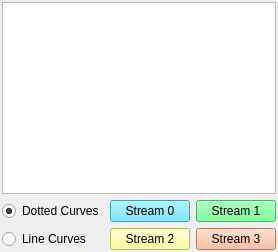
                  <widget class="QWidget" name="tab">
                   <attribute name="title">
                    <string>Single Window</string>
                   </attribute>
                   <layout class="QVBoxLayout" name="verticalLayout_5" stretch="1,0">
                    <property name="leftMargin">
                     <number>2</number>
                    </property>
                    <property name="topMargin">
                     <number>2</number>
                    </property>
                    <property name="rightMargin">
                     <number>2</number>
                    </property>
                    <property name="bottomMargin">
                     <number>2</number>
                    </property>
                    <item>
                     <widget class="PyDMWaveformPlot" name="waveformPlotBay0">
                      <property name="toolTip">
                       <string/>
                      </property>
                      <property name="showXGrid">
                       <bool>true</bool>
                      </property>
                      <property name="showYGrid">
                       <bool>true</bool>
                      </property>
                      <property name="axisColor">
                       <color>
                        <red>206</red>
                        <green>206</green>
                        <blue>206</blue>
                       </color>
                      </property>
                      <property name="showRightAxis">
                       <bool>true</bool>
                      </property>
                      <property name="title" stdset="0">
                       <string/>
                      </property>
                      <property name="curves">
                       <stringlist>
                        <string>{&quot;y_channel&quot;: &quot;ca://${DEVICE}:STR${MUX}:STREAM_SLOWDOUBLE${CH}&quot;, &quot;x_channel&quot;: null, &quot;plot_style&quot;: null, &quot;name&quot;: &quot;&quot;, &quot;color&quot;: &quot;cyan&quot;, &quot;lineStyle&quot;: 1, &quot;lineWidth&quot;: 2, &quot;symbol&quot;: null, &quot;symbolSize&quot;: 10, &quot;yAxisName&quot;: &quot;Axis 1&quot;, &quot;barWidth&quot;: null, &quot;upperThreshold&quot;: null, &quot;lowerThreshold&quot;: null, &quot;thresholdColor&quot;: &quot;white&quot;, &quot;redraw_mode&quot;: 2}</string>
                       </stringlist>
                      </property>
                      <property name="autoRangeY">
                       <bool>false</bool>
                      </property>
                      <property name="minYRange">
                       <double>-32768.000000000000000</double>
                      </property>
                      <property name="maxYRange">
                       <double>32767.000000000000000</double>
                      </property>
                      <property name="yLabels" stdset="0">
                       <stringlist/>
                      </property>
                     </widget>
                    </item>
                    <item>
                     <layout class="QGridLayout" name="gridLayout_6">
                      <property name="topMargin">
                       <number>0</number>
                      </property>
                      <item row="0" column="1">
                       <widget class="QPushButton" name="b0_channel0_pb">
                        <property name="styleSheet">
                         <string notr="true">QPushButton {
  background-color: rgb(85,225,255);
  border-color: rgb(209,247,255) rgb(0,140,168) rgb(0,140,168) rgb(209,247,255);
  color:black;
}
QPushButton:checked{
  background-color: #55ffff;
  border-color:  rgb(0,140,168) rgb(209,247,255) rgb(209,247,255)  rgb(0,140,168);
  font: bold;
  border-style: inset;
}
QPushButton:hover{
  border-style: outset;
  background-color: rgb(65,205,235)
}</string>
                        </property>
                        <property name="text">
                         <string>Stream 0</string>
                        </property>
                        <property name="checkable">
                         <bool>true</bool>
                        </property>
                       </widget>
                      </item>
                      <item row="1" column="2">
                       <widget class="QPushButton" name="b0_channel3_pb">
                        <property name="styleSheet">
                         <string notr="true">QPushButton {
  background-color: rgb(255,170,127);
  border-color: rgb(255,227,213) rgb(196,65,0) rgb(196,65,0) rgb(255,227,213);
  color:black;
}
QPushButton:checked{
  background-color: rgb(255,170,127);
  border-color:  rgb(196,65,0) rgb(255,227,213) rgb(255,227,213)  rgb(0196,65,0);
  font: bold;
  border-style: inset;
}
QPushButton:hover{
  border-style: outset;
  background-color: rgb(235,150,107)
}</string>
                        </property>
                        <property name="text">
                         <string>Stream 3</string>
                        </property>
                        <property name="checkable">
                         <bool>true</bool>
                        </property>
                       </widget>
                      </item>
                      <item row="0" column="2">
                       <widget class="QPushButton" name="b0_channel1_pb">
                        <property name="styleSheet">
                         <string notr="true">QPushButton {
  background-color: rgb(85,255,127);
  border-color: rgb(201,255,214) rgb(0,154,37) rgb(0,154,37) rgb(201,255,214);
  color:black;
}
QPushButton:checked{
  background-color: rgb(85,255,127);
  border-color:  rgb(0,154,37) rgb(201,255,214) rgb(201,255,214)  rgb(0,154,37);
  font: bold;
  border-style: inset;
}
QPushButton:hover{
  border-style: outset;
  background-color: rgb(65,235,107)
}</string>
                        </property>
                        <property name="text">
                         <string>Stream 1</string>
                        </property>
                        <property name="checkable">
                         <bool>true</bool>
                        </property>
                       </widget>
                      </item>
                      <item row="1" column="1">
                       <widget class="QPushButton" name="b0_channel2_pb">
                        <property name="styleSheet">
                         <string notr="true">QPushButton {
  background-color: rgb(255,255,127);
  border-color: rgb(255,255,205) rgb(215,210,0) rgb(215,210,0) rgb(255,255,205);
  color:black;
}
QPushButton:checked{
  background-color: rgb(255,255,127);
  border-color:  rgb(215,210,0) rgb(255,255,205) rgb(255,255,205)  rgb(215,210,0);
  font: bold;
  border-style: inset;
}
QPushButton:hover{
  border-style: outset;
  background-color: rgb(235,235,107)
}</string>
                        </property>
                        <property name="text">
                         <string>Stream 2</string>
                        </property>
                        <property name="checkable">
                         <bool>true</bool>
                        </property>
                       </widget>
                      </item>
                      <item row="0" column="0">
                       <widget class="QRadioButton" name="bay0Mode0_rb">
                        <property name="text">
                         <string>Dotted Curves</string>
                        </property>
                        <property name="checked">
                         <bool>true</bool>
                        </property>
                       </widget>
                      </item>
                      <item row="1" column="0">
                       <widget class="QRadioButton" name="bay0Mode1_rb">
                        <property name="text">
                         <string>Line Curves</string>
                        </property>
                       </widget>
                      </item>
                     </layout>
                    </item>
                   </layout>
                  </widget>
